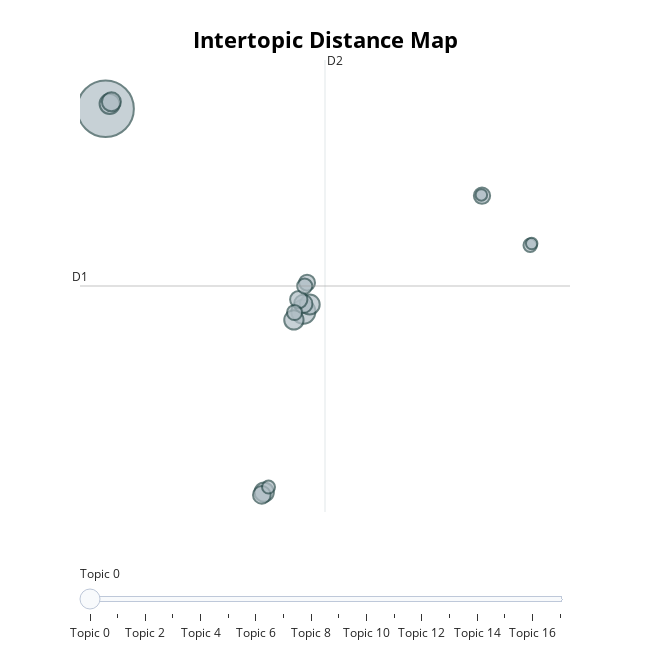

The notebook cell this image was saved under:
### Code cell
#Visualziing the intertopic distance between topics
print('Intertopic Distance Map')
model.visualize_topics()

### Figure 1 — Plotly figure (JSON) as saved in the notebook; plotly's stock layout.template omitted (floating-point values rounded to 4 significant figures)
{"data": [{"customdata": [[0, "chatgpt | like | just | im | use", 266], [1, "dont | bing | im | disclaimer | search", 48], [2, "students | government | teacher | teachers | shall", 34], [3, "dan | jailbreak | prompt | dan 50 | click", 33], [4, "gpt4 | plugins | safety | gpt | im", 31], [5, "art | design | ascii | ascii art | image", 31], [6, "ai | jobs | data | said | job", 30], [7, "offensive | language | al | fucking | al language", 28], [8, "link | ai | models | google | model", 26], [9, "joke | yo | mama | yo mama | answer", 25], [10, "agents | researchers | god | ai | al god", 22], [11, "letter | word | letters | pita | pita pita", 21], [12, "love | family | apologize | make | pickup", 19], [13, "pizza | world | recipe | soda | fork", 19], [14, "data | italy | data protection | protection | italian", 15], [15, "polite | thank | posted | ag0 | thanking", 14], [16, "20 | 65 | 6f | github | 74", 11], [17, "musk | elon | elon musk | ai | carlson", 11]], "hovertemplate": "<b>Topic %{customdata[0]}</b><br>%{customdata[1]}<br>Size: %{customdata[2]}", "legendgroup": "", "marker": {"color": "#B0BEC5", "line": {"color": "DarkSlateGrey", "width": 2}, "size": [266, 48, 34, 33, 31, 31, 30, 28, 26, 25, 22, 21, 19, 19, 15, 14, 11, 11], "sizemode": "area", "sizeref": 0.1663, "symbol": "circle"}, "mode": "markers", "name": "", "orientation": "v", "showlegend": false, "type": "scatter", "x": [-12.02, 1.915, -11.73, 2.362, -0.8477, 1.246, -11.61, 1.906, -1.013, 1.589, 14.5, 2.173, 2.005, 1.292, 17.89, -0.5425, 14.46, 18.0], "xaxis": "x", "y": [16.25, 4.128, 16.54, 4.563, -6.645, 3.636, 16.66, 4.595, -6.811, 4.851, 11.06, 5.861, 5.659, 4.08, 8.094, -6.34, 11.1, 8.197], "yaxis": "y"}], "layout": {"annotations": [{"showarrow": false, "text": "D1", "x": -13.83, "y": 5.663, "yshift": 10}, {"showarrow": false, "text": "D2", "x": 3.437, "xshift": 10, "y": 19.16}], "height": 650, "hoverlabel": {"bgcolor": "white", "font": {"family": "Rockwell", "size": 16}}, "legend": {"itemsizing": "constant", "tracegroupgap": 0}, "margin": {"t": 60}, "shapes": [{"line": {"color": "#CFD8DC", "width": 2}, "type": "line", "x0": 3.437, "x1": 3.437, "y0": -7.832, "y1": 19.16}, {"line": {"color": "#9E9E9E", "width": 2}, "type": "line", "x0": -13.83, "x1": 20.7, "y0": 5.663, "y1": 5.663}], "sliders": [{"active": 0, "pad": {"t": 50}, "steps": [{"args": [{"marker.color": [["red", "#B0BEC5", "#B0BEC5", "#B0BEC5", "#B0BEC5", "#B0BEC5", "#B0BEC5", "#B0BEC5", "#B0BEC5", "#B0BEC5", "#B0BEC5", "#B0BEC5", "#B0BEC5", "#B0BEC5", "#B0BEC5", "#B0BEC5", "#B0BEC5", "#B0BEC5"]]}], "label": "Topic 0", "method": "update"}, {"args": [{"marker.color": [["#B0BEC5", "red", "#B0BEC5", "#B0BEC5", "#B0BEC5", "#B0BEC5", "#B0BEC5", "#B0BEC5", "#B0BEC5", "#B0BEC5", "#B0BEC5", "#B0BEC5", "#B0BEC5", "#B0BEC5", "#B0BEC5", "#B0BEC5", "#B0BEC5", "#B0BEC5"]]}], "label": "Topic 1", "method": "update"}, {"args": [{"marker.color": [["#B0BEC5", "#B0BEC5", "red", "#B0BEC5", "#B0BEC5", "#B0BEC5", "#B0BEC5", "#B0BEC5", "#B0BEC5", "#B0BEC5", "#B0BEC5", "#B0BEC5", "#B0BEC5", "#B0BEC5", "#B0BEC5", "#B0BEC5", "#B0BEC5", "#B0BEC5"]]}], "label": "Topic 2", "method": "update"}, {"args": [{"marker.color": [["#B0BEC5", "#B0BEC5", "#B0BEC5", "red", "#B0BEC5", "#B0BEC5", "#B0BEC5", "#B0BEC5", "#B0BEC5", "#B0BEC5", "#B0BEC5", "#B0BEC5", "#B0BEC5", "#B0BEC5", "#B0BEC5", "#B0BEC5", "#B0BEC5", "#B0BEC5"]]}], "label": "Topic 3", "method": "update"}, {"args": [{"marker.color": [["#B0BEC5", "#B0BEC5", "#B0BEC5", "#B0BEC5", "red", "#B0BEC5", "#B0BEC5", "#B0BEC5", "#B0BEC5", "#B0BEC5", "#B0BEC5", "#B0BEC5", "#B0BEC5", "#B0BEC5", "#B0BEC5", "#B0BEC5", "#B0BEC5", "#B0BEC5"]]}], "label": "Topic 4", "method": "update"}, {"args": [{"marker.color": [["#B0BEC5", "#B0BEC5", "#B0BEC5", "#B0BEC5", "#B0BEC5", "red", "#B0BEC5", "#B0BEC5", "#B0BEC5", "#B0BEC5", "#B0BEC5", "#B0BEC5", "#B0BEC5", "#B0BEC5", "#B0BEC5", "#B0BEC5", "#B0BEC5", "#B0BEC5"]]}], "label": "Topic 5", "method": "update"}, {"args": [{"marker.color": [["#B0BEC5", "#B0BEC5", "#B0BEC5", "#B0BEC5", "#B0BEC5", "#B0BEC5", "red", "#B0BEC5", "#B0BEC5", "#B0BEC5", "#B0BEC5", "#B0BEC5", "#B0BEC5", "#B0BEC5", "#B0BEC5", "#B0BEC5", "#B0BEC5", "#B0BEC5"]]}], "label": "Topic 6", "method": "update"}, {"args": [{"marker.color": [["#B0BEC5", "#B0BEC5", "#B0BEC5", "#B0BEC5", "#B0BEC5", "#B0BEC5", "#B0BEC5", "red", "#B0BEC5", "#B0BEC5", "#B0BEC5", "#B0BEC5", "#B0BEC5", "#B0BEC5", "#B0BEC5", "#B0BEC5", "#B0BEC5", "#B0BEC5"]]}], "label": "Topic 7", "method": "update"}, {"args": [{"marker.color": [["#B0BEC5", "#B0BEC5", "#B0BEC5", "#B0BEC5", "#B0BEC5", "#B0BEC5", "#B0BEC5", "#B0BEC5", "red", "#B0BEC5", "#B0BEC5", "#B0BEC5", "#B0BEC5", "#B0BEC5", "#B0BEC5", "#B0BEC5", "#B0BEC5", "#B0BEC5"]]}], "label": "Topic 8", "method": "update"}, {"args": [{"marker.color": [["#B0BEC5", "#B0BEC5", "#B0BEC5", "#B0BEC5", "#B0BEC5", "#B0BEC5", "#B0BEC5", "#B0BEC5", "#B0BEC5", "red", "#B0BEC5", "#B0BEC5", "#B0BEC5", "#B0BEC5", "#B0BEC5", "#B0BEC5", "#B0BEC5", "#B0BEC5"]]}], "label": "Topic 9", "method": "update"}, {"args": [{"marker.color": [["#B0BEC5", "#B0BEC5", "#B0BEC5", "#B0BEC5", "#B0BEC5", "#B0BEC5", "#B0BEC5", "#B0BEC5", "#B0BEC5", "#B0BEC5", "red", "#B0BEC5", "#B0BEC5", "#B0BEC5", "#B0BEC5", "#B0BEC5", "#B0BEC5", "#B0BEC5"]]}], "label": "Topic 10", "method": "update"}, {"args": [{"marker.color": [["#B0BEC5", "#B0BEC5", "#B0BEC5", "#B0BEC5", "#B0BEC5", "#B0BEC5", "#B0BEC5", "#B0BEC5", "#B0BEC5", "#B0BEC5", "#B0BEC5", "red", "#B0BEC5", "#B0BEC5", "#B0BEC5", "#B0BEC5", "#B0BEC5", "#B0BEC5"]]}], "label": "Topic 11", "method": "update"}, {"args": [{"marker.color": [["#B0BEC5", "#B0BEC5", "#B0BEC5", "#B0BEC5", "#B0BEC5", "#B0BEC5", "#B0BEC5", "#B0BEC5", "#B0BEC5", "#B0BEC5", "#B0BEC5", "#B0BEC5", "red", "#B0BEC5", "#B0BEC5", "#B0BEC5", "#B0BEC5", "#B0BEC5"]]}], "label": "Topic 12", "method": "update"}, {"args": [{"marker.color": [["#B0BEC5", "#B0BEC5", "#B0BEC5", "#B0BEC5", "#B0BEC5", "#B0BEC5", "#B0BEC5", "#B0BEC5", "#B0BEC5", "#B0BEC5", "#B0BEC5", "#B0BEC5", "#B0BEC5", "red", "#B0BEC5", "#B0BEC5", "#B0BEC5", "#B0BEC5"]]}], "label": "Topic 13", "method": "update"}, {"args": [{"marker.color": [["#B0BEC5", "#B0BEC5", "#B0BEC5", "#B0BEC5", "#B0BEC5", "#B0BEC5", "#B0BEC5", "#B0BEC5", "#B0BEC5", "#B0BEC5", "#B0BEC5", "#B0BEC5", "#B0BEC5", "#B0BEC5", "red", "#B0BEC5", "#B0BEC5", "#B0BEC5"]]}], "label": "Topic 14", "method": "update"}, {"args": [{"marker.color": [["#B0BEC5", "#B0BEC5", "#B0BEC5", "#B0BEC5", "#B0BEC5", "#B0BEC5", "#B0BEC5", "#B0BEC5", "#B0BEC5", "#B0BEC5", "#B0BEC5", "#B0BEC5", "#B0BEC5", "#B0BEC5", "#B0BEC5", "red", "#B0BEC5", "#B0BEC5"]]}], "label": "Topic 15", "method": "update"}, {"args": [{"marker.color": [["#B0BEC5", "#B0BEC5", "#B0BEC5", "#B0BEC5", "#B0BEC5", "#B0BEC5", "#B0BEC5", "#B0BEC5", "#B0BEC5", "#B0BEC5", "#B0BEC5", "#B0BEC5", "#B0BEC5", "#B0BEC5", "#B0BEC5", "#B0BEC5", "red", "#B0BEC5"]]}], "label": "Topic 16", "method": "update"}, {"args": [{"marker.color": [["#B0BEC5", "#B0BEC5", "#B0BEC5", "#B0BEC5", "#B0BEC5", "#B0BEC5", "#B0BEC5", "#B0BEC5", "#B0BEC5", "#B0BEC5", "#B0BEC5", "#B0BEC5", "#B0BEC5", "#B0BEC5", "#B0BEC5", "#B0BEC5", "#B0BEC5", "red"]]}], "label": "Topic 17", "method": "update"}]}], "title": {"font": {"color": "Black", "size": 22}, "text": "<b>Intertopic Distance Map</b>", "x": 0.5, "xanchor": "center", "y": 0.95, "yanchor": "top"}, "width": 650, "xaxis": {"anchor": "y", "domain": [0, 1], "range": [-13.83, 20.7], "title": {"text": ""}, "visible": false}, "yaxis": {"anchor": "x", "domain": [0, 1], "range": [-7.832, 19.16], "title": {"text": ""}, "visible": false}}}
